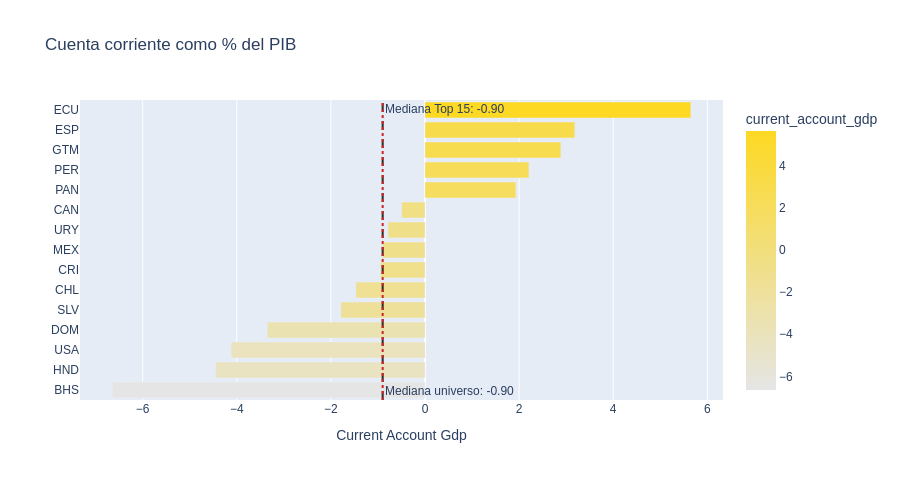
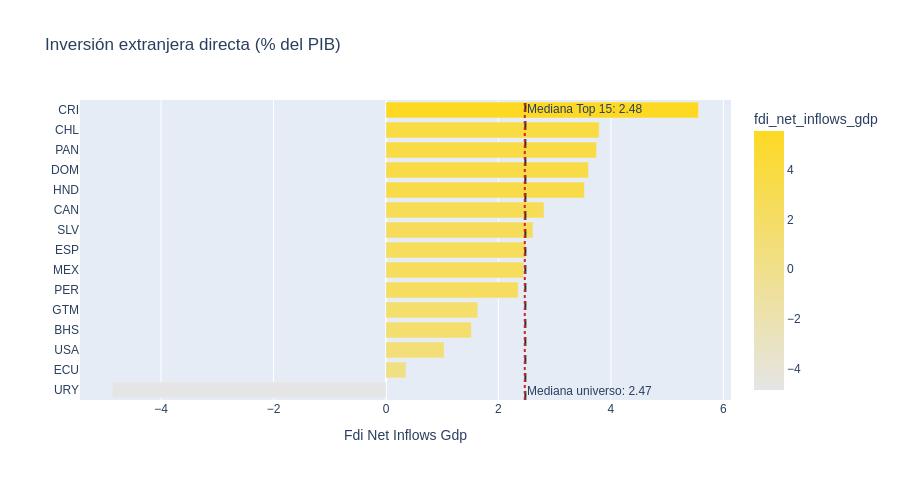

Here is the notebook cell these charts were saved with, in order:
### Markdown cell above
## 5. Variables por dimensión

### Code cell
display(Markdown("### D1 — Macroeconómica"))
for var in dim_vars_available.get("macro", []):
    label = variable_catalog.get(var, {}).get("description", var)
    direction = variable_catalog.get(var, {}).get("direction", "positive")
    barplot_variable(var, f"{label}", var.replace("_", " ").title(),
                     reverse_color=(direction == "negative"))

### Figure 1 — Plotly figure (JSON) as saved in the notebook; plotly's stock layout.template omitted (floating-point values rounded to 4 significant figures)
{"data": [{"hovertemplate": "current_account_gdp=%{marker.color}<br>country_iso3=%{y}<extra></extra>", "legendgroup": "", "marker": {"color": [-6.649, -4.453, -4.123, -3.353, -1.789, -1.469, -0.9465, -0.8994, -0.7854, -0.4936, 1.933, 2.209, 2.887, 3.183, 5.65], "coloraxis": "coloraxis", "pattern": {"shape": ""}}, "name": "", "orientation": "h", "showlegend": false, "textposition": "auto", "type": "bar", "x": [-6.649, -4.453, -4.123, -3.353, -1.789, -1.469, -0.9465, -0.8994, -0.7854, -0.4936, 1.933, 2.209, 2.887, 3.183, 5.65], "xaxis": "x", "y": ["BHS", "HND", "USA", "DOM", "SLV", "CHL", "CRI", "MEX", "URY", "CAN", "PAN", "PER", "GTM", "ESP", "ECU"], "yaxis": "y"}], "layout": {"annotations": [{"showarrow": false, "text": "Mediana Top 15: -0.90", "x": -0.8994, "xanchor": "left", "xref": "x", "y": 1, "yanchor": "top", "yref": "y domain"}, {"showarrow": false, "text": "Mediana universo: -0.90", "x": -0.8994, "xanchor": "left", "xref": "x", "y": 0, "yanchor": "bottom", "yref": "y domain"}], "barmode": "relative", "coloraxis": {"colorbar": {"title": {"text": "current_account_gdp"}}, "colorscale": [[0, "#E5E5E5"], [1, "#FDD923"]]}, "font": {"family": "Arial"}, "height": 480, "legend": {"tracegroupgap": 0}, "shapes": [{"line": {"color": "#2C2A28", "dash": "dash", "width": 2}, "type": "line", "x0": -0.8994, "x1": -0.8994, "xref": "x", "y0": 0, "y1": 1, "yref": "y domain"}, {"line": {"color": "#C62828", "dash": "dot", "width": 2}, "type": "line", "x0": -0.8994, "x1": -0.8994, "xref": "x", "y0": 0, "y1": 1, "yref": "y domain"}], "title": {"text": "Cuenta corriente como % del PIB"}, "xaxis": {"anchor": "y", "domain": [0, 1], "title": {"text": "Current Account Gdp"}}, "yaxis": {"anchor": "x", "domain": [0, 1], "title": {"text": ""}}}}

### Figure 2 — Plotly figure (JSON) as saved in the notebook; plotly's stock layout.template omitted (floating-point values rounded to 4 significant figures)
{"data": [{"hovertemplate": "fdi_net_inflows_gdp=%{marker.color}<br>country_iso3=%{y}<extra></extra>", "legendgroup": "", "marker": {"color": [-4.862, 0.3554, 1.033, 1.519, 1.633, 2.351, 2.45, 2.479, 2.612, 2.81, 3.529, 3.601, 3.745, 3.791, 5.557], "coloraxis": "coloraxis", "pattern": {"shape": ""}}, "name": "", "orientation": "h", "showlegend": false, "textposition": "auto", "type": "bar", "x": [-4.862, 0.3554, 1.033, 1.519, 1.633, 2.351, 2.45, 2.479, 2.612, 2.81, 3.529, 3.601, 3.745, 3.791, 5.557], "xaxis": "x", "y": ["URY", "ECU", "USA", "BHS", "GTM", "PER", "MEX", "ESP", "SLV", "CAN", "HND", "DOM", "PAN", "CHL", "CRI"], "yaxis": "y"}], "layout": {"annotations": [{"showarrow": false, "text": "Mediana Top 15: 2.48", "x": 2.479, "xanchor": "left", "xref": "x", "y": 1, "yanchor": "top", "yref": "y domain"}, {"showarrow": false, "text": "Mediana universo: 2.47", "x": 2.468, "xanchor": "left", "xref": "x", "y": 0, "yanchor": "bottom", "yref": "y domain"}], "barmode": "relative", "coloraxis": {"colorbar": {"title": {"text": "fdi_net_inflows_gdp"}}, "colorscale": [[0, "#E5E5E5"], [1, "#FDD923"]]}, "font": {"family": "Arial"}, "height": 480, "legend": {"tracegroupgap": 0}, "shapes": [{"line": {"color": "#2C2A28", "dash": "dash", "width": 2}, "type": "line", "x0": 2.479, "x1": 2.479, "xref": "x", "y0": 0, "y1": 1, "yref": "y domain"}, {"line": {"color": "#C62828", "dash": "dot", "width": 2}, "type": "line", "x0": 2.468, "x1": 2.468, "xref": "x", "y0": 0, "y1": 1, "yref": "y domain"}], "title": {"text": "Inversión extranjera directa (% del PIB)"}, "xaxis": {"anchor": "y", "domain": [0, 1], "title": {"text": "Fdi Net Inflows Gdp"}}, "yaxis": {"anchor": "x", "domain": [0, 1], "title": {"text": ""}}}}
